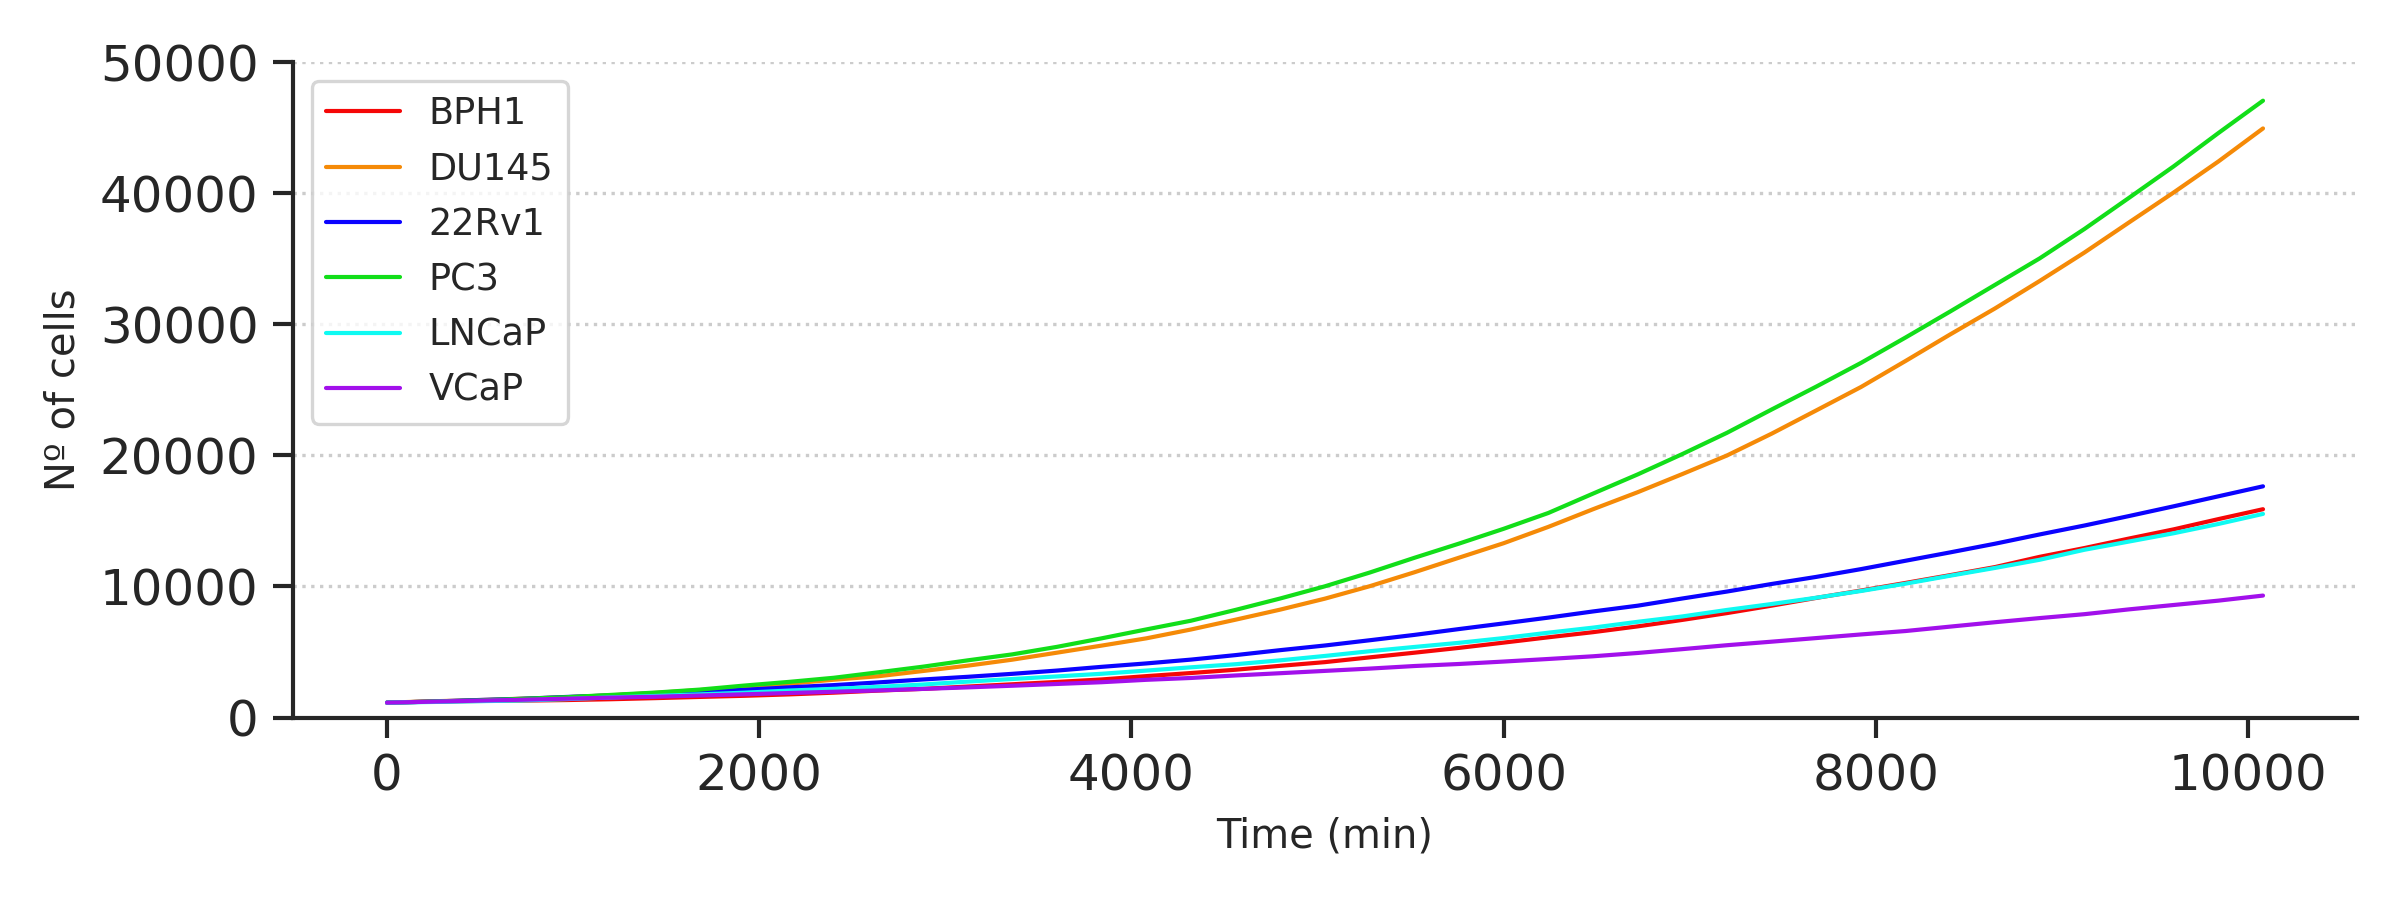

Reproduce this figure in Python.
#!/usr/bin/env python3
# coding: utf-8

# based on plot_time_course.py from tools4physicell github repo

import os, re, sys
import glob, json
import argparse

import numpy as np
import pandas as pd
import scipy.integrate as integrate
from scipy.io import loadmat

import matplotlib.pyplot as plt
import seaborn as sns
from itertools import combinations, product


modules_path = os.path.dirname(os.path.realpath(__file__))
modules_path = os.path.join(modules_path, 'modules')
sys.path.append(modules_path)

import multicellds 


sns.set(style="ticks", palette="Paired")
sns.set_context('paper')

def create_parser():
    parser = argparse.ArgumentParser(description="Plot total cell grouped as Alive/Necrotic/Apoptotic vs Time")
    
    parser.add_argument("cellline_data_folder", action="store", help="folder were the folders with drug data for all cell lines are stored (e.g. output) ")

    return parser
    

def main():
   
    parser = create_parser()
    args = parser.parse_args()
    
    phases_dict = multicellds.default_phases_dict
    phase_grouping = multicellds.default_phase_grouping
    
    celllines_sims_paths = []
    for directory in os.listdir(args.cellline_data_folder):
        if "output_" in directory:
            print(directory)
            celllines_sims_paths.append(args.cellline_data_folder + directory)

    for el in celllines_sims_paths:
        print(el)
    # Set time column as the dataframe index
    sns.set_context('paper')
    patch_color = "lightgrey"
    
    print("Creating figure")
    # Create a figure
    fig, ax = plt.subplots(1, 1, figsize=(8,3), dpi=300)
    
    # plot Alive vs Time
    curve_params = {}
    cellline_color_dict = {'BPH1': '#f50707', 'DU145':'#f58a07', '22Rv1': '#0b03ff', 'PC3': '#12de19', 'LNCaP': '#0ffaf2', 'VCaP': '#a210eb'}
    curve_params['live'] = {'color': '#75db75', 'label': 'Alive'}
    curve_params['apoptotic'] = {'color': '#ef4242', 'label': 'Apoptotic'}
    curve_params['necrotic'] = {'color':'#97723d', 'label': 'Necrotic'}
    line_width = 1.

    for data_folder in celllines_sims_paths:
        # Globing output files according to the output format specified
        phase_col = "current_phase"

        mcds = multicellds.MultiCellDS(output_folder=data_folder)
        df_iterator = mcds.cells_as_frames_iterator()
        num_of_files = mcds.cells_file_count()
        
        # Initializing a Pandas Databrafe to store the data
        columns = ["time", "live", "apoptotic", "necrotic"]
        data = np.zeros((num_of_files, 4), dtype=int)
        df_time_course = pd.DataFrame(columns=columns, data=data)

        print("Reading cell_output files from %i input files from %s" % (num_of_files, data_folder))
        # Iterating over all cell_output files
        for i, (t, df) in enumerate(df_iterator):
            print("\tProcessing time step: %.0f" % t)

            # Rename the phases integer codes using the phases_dict as the mapping
            s = df[phase_col]
            s.replace(to_replace=phases_dict, value=None, inplace=True)
            
            # Count the number of cells in each phase
            counts = s.value_counts()
        
            df_time_course.loc[i, 'time'] = t
            print("time:", t)
            # group the previous phases count into the three general classes:
            # Alive, Apoptotic, Necrotic
            for k, v in counts.to_dict().items():
                if k not in phase_grouping:
                    continue
                df_time_course.loc[i, phase_grouping[k]] += v
                
        for k,v in cellline_color_dict.items():
            if k in data_folder:
                c = v
                l = k
        ax.plot(df_time_course.time, df_time_course["live"], "-", c=c, label=l, linewidth=line_width)
        
    # setting axes labels
    ax.set_xlabel("Time (min)")
    ax.set_ylabel("Nº of cells")

    ax.tick_params(axis='x', labelsize=12)
    ax.tick_params(axis='y', labelsize=12)

    ax.set(ylim=(0,50000))
    
    # Showing legend
    ax.spines['right'].set_visible(False)
    ax.spines['top'].set_visible(False)
    ax.yaxis.grid(linestyle='dotted')
    ax.legend()
    
    # Saving fig
    fig.tight_layout()
    # different figure name for each data folder 
    base_name = "all_celllines"
    fig_fname = "./timecourse" + "_" + base_name + ".png"
    fig.savefig(fig_fname)
    print("Saving fig as %s" % fig_fname)
    
main() 

# %%
